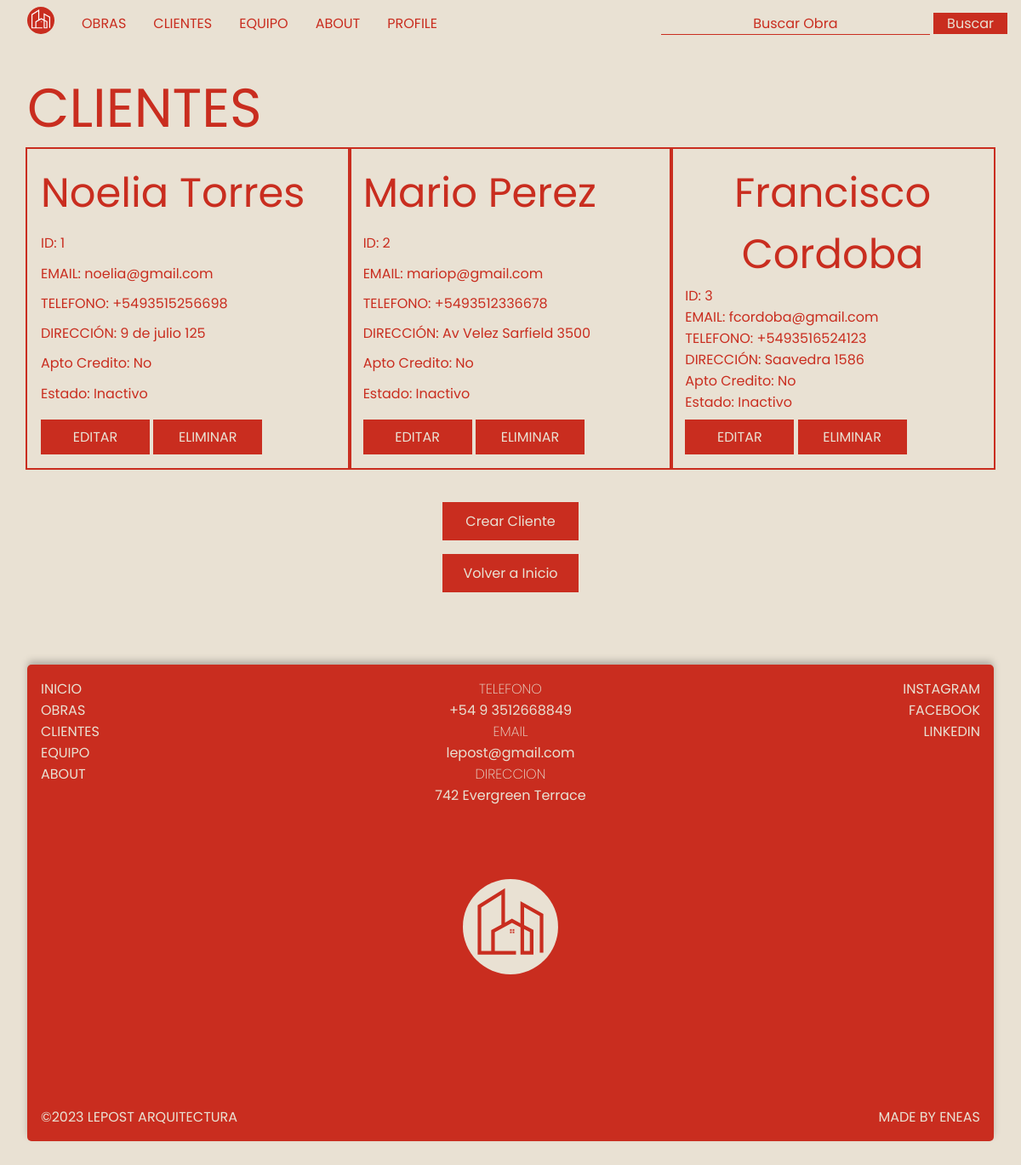
Page /clientes/list-clientes/ (signed in) on the committed database.
### clientes/models.py (models this page shows, shortened)
class Cliente(models.Model):
  name = models.CharField(max_length=100)
  last_name = models.CharField(max_length=100)
  email = models.CharField(max_length=100)
  phone = models.CharField(max_length=100)
  address = models.CharField(max_length=100)
  credit = models.BooleanField()
  active = models.BooleanField()

### clientes/views.py (the view)
# urls.py: path('list-clientes/', list_clientes),
@login_required #verificar que el usuario este logueado
def list_clientes(request):
  all_clientes = Cliente.objects.all()
  context = {
    'clientes': all_clientes
  }
  return render(request, 'clientes/list_clientes.html', context)

### templates/clientes/list_clientes.html (shortened to what this page needs)
{% extends "base.html" %}
{% block content %}
{% if  request.user.is_superuser %}
  <main id="clientes">
    <h1>CLIENTES</h1>
    <div class="clientesContainer">
      {%for el in clientes%}
        <div class="cliente">
          <h3>{{el.name}} {{el.last_name}}</h3>
          <p>ID: {{el.id}}</p>
          <p>EMAIL: {{el.email}}</p>
          <p>TELEFONO: {{el.phone}}</p>
          <p>DIRECCIÓN: {{el.address}}</p>
          <p>Apto Credito:
            {% if obra.credit == True %}
              Si
            {% else %}
              No
            {% endif %}
          </p>
          <p>Estado:
            {% if obra.state == True %}
              Activo
            {% else %}
              Inactivo
            {% endif %}
          </p>
          {%if request.user.is_superuser%}
            <div class="listBtnsContainer">
                <button class="editBtn">
                  <a href="/clientes/edit-cliente/{{el.id}}">EDITAR</a>
                </button>
                <button class="deleteBtn">
                  <a href="/clientes/delete-cliente/{{el.id}}">ELIMINAR</a>
                </button>
            </div>
          {%endif%}
        </div>
      {% endfor %}
    </div>
    <div class="mainLinks">
      {%if request.user.is_superuser%}
        <a href="/clientes/create-cliente">Crear Cliente</a>
      {%endif%}
      <a href="/">Volver a Inicio</a>
    </div>
  </main>
{% else %}
  <main class="noPermiso">
    <h1>NO TENES PERMISO PARA VER ESTA PAGINA</h1>
      <a href="/" class="homeBtn">Volver a Inicio</a>
  </main>
{% endif %}
{% endblock %}

### templates/base.html (shortened to what this page needs)
{% load static %}
<!DOCTYPE html>
<html lang="es">
<head>
  <link type="text/css" href="{% static 'css/styles.css'%}" rel="stylesheet"/>
</head>
<body>
  <header>
    <nav class="navbar">
      <div class="navbarLinks">
        <a href="/"><img src="{% static 'images/logo.svg' %}" alt="Logo"></a>
        <a href="/obras/list-obras/">OBRAS</a>
        {% if user.is_superuser %}
          <a href="/clientes/list-clientes/">CLIENTES</a>
        {% endif %}
        <a href="/equipo/list-equipo/">EQUIPO</a>
        <a href="/about/">ABOUT</a>
        {% if user.is_authenticated %}
          <a href="/accounts/profile/">PROFILE</a>
        {% else %}
          <a href="/accounts/login/">LOGIN</a>
          <a href="/accounts/signup/">SIGNUP</a>
        {% endif %}
      </div>
    </nav>
    <form action="/obras/list-obras/" method="get">
      <input type="text" name="search" placeholder="Buscar Obra">
      <button type="submit">Buscar</button>
    </form>
  </header>
  {% block content %}
  {% endblock %}
  <footer>
    <div class="footerLinks">
      <a href="/">INICIO</a>
      <a href="/obras/list-obras/">OBRAS</a>
      <a href="/clientes/list-clientes/">CLIENTES</a>
      <a href="/equipo/list-equipo/">EQUIPO</a>
      <a href="/about/">ABOUT</a>
    </div>
    <div class="footerContact">
      <h3>TELEFONO</h3>
      <p>+54 9 3512668849</p>
      <h3>EMAIL</h3>
      <p>lepost@gmail.com</p>
      <h3>DIRECCION</h3>
      <p>742 Evergreen Terrace</p>
    </div>
    <div class="footerSocials">
      <a href="https://www.facebook.com/">INSTAGRAM</a>
      <a href="https://www.instagram.com/">FACEBOOK</a>
      <a href="https://ar.linkedin.com/">LINKEDIN</a>
    </div>
    <img src="{% static 'images/logo2.svg' %}" alt="Logo" class="footerLogo">
    <div class="footerBottom">
      <p clas>©2023  LEPOST ARQUITECTURA</p>
      <a href="https://eneasbaroni.com.ar/" blank target="_blank">MADE BY ENEAS</a>
    </div>
  </footer>
</body>
</html>

### static/css/styles.css (style rules this page uses)
:root { --main-color: #161616; --main-color: #c92d1f; --second-color: #e9e1d3; --main-bg: #e9e1d3; }
* { font-family: 'Poppins', sans-serif; font-size: 16px; font-weight: 400; text-align: center; color: var(--main-color); margin: 0; padding: 0; box-sizing: border-box; }
html { background-color: var(--main-bg); margin: 0 1rem; }
main { min-height: calc(100vh - 66px - 4rem); }
.mainLinks { display: flex; flex-direction: column; justify-content: center; align-items: center; margin-top: 2rem; }
.mainLinks a { justify-self: center; align-self: center; min-width: 10rem; margin: 0.5rem; padding: 0.5rem 1rem; text-decoration: none; color: var(--main-bg); background-color: var(--main-color); border: 2px solid var(--main-color); transition: all 0.5s ease-out; }
.editBtn, .deleteBtn { background-color: var(--main-color); color: var(--second-color); border: none; padding: 0.5rem 1rem; cursor: pointer; width: 8rem; margin-top: 0.5rem; }
.editBtn a, .deleteBtn a { text-decoration: none; color: var(--second-color); }
header { display: flex; justify-content: space-between; align-items: center; margin-top: 0.5rem; }
header a { text-decoration: none; color: var(--main-color); margin-inline: 1rem; width: auto !important; display: inline-block !important; position: relative; }
header a:after { content: ''; position: absolute; width: 100%; transform: scaleX(0); height: 1px; bottom: 0; left: 0; background-color: var(--main-color); transform-origin: bottom right; transition: transform 0.5s ease-out; }
header .navbarLinks { display: flex; justify-content: space-between; align-items: center; }
header .navbarLinks img { width: 2rem; height: 2rem; object-fit: contain; }
header form input { background-color: transparent; border: none; border-bottom: 1px solid var(--main-color); }
header form input::placeholder { color: var(--main-color); }
header form button { background-color: var(--main-color); color: var(--second-color); border: none; padding: 0 1rem; cursor: pointer; }
#clientes h1 { font-size: 4rem; font-weight: 400; text-align: left; margin: 2rem 1rem 0; padding: 0; line-height: 6rem; }
.clientesContainer { display: grid; grid-template-columns: repeat(12, 1fr); margin: 0 1rem; }
.clientesContainer .cliente { grid-column: auto / span 4; grid-gap: 0; outline: 2px solid var(--main-color); display: flex; flex-direction: column; justify-content: space-between; align-items: flex-start; text-align: left; padding: 1rem; }
.clientesContainer .cliente h3 { font-size: 3rem; font-weight: 400; margin: 0; padding: 0; }
footer { width: calc(100vw - 4rem); min-height: 70vh; display: grid; grid-template-columns: repeat(12, 1fr); justify-content: space-between; align-items: space-between; text-align: center; margin: 2rem auto; background-color: var(--main-color); border-radius: 5px; padding: 1rem; box-shadow: 0px -5px 8px -1px rgba(0,0,0,0.25); }
footer * { color: var(--main-bg); }
footer .footerLogo { grid-column: auto / span 12; height: 7rem; object-fit: contain; margin: 1rem auto; }
footer a { text-decoration: none; cursor: pointer; }
.footerLinks, .footerContact, .footerSocials { grid-column: auto / span 4; display: flex; flex-direction: column; justify-content: flex-start; }
.footerContact h3 { font-weight: 200; }
.footerLinks { align-items: flex-start; text-align: left; }
.footerSocials { align-items: flex-end; text-align: right; }
.footerBottom { grid-column: auto / span 12; display: flex; flex-direction: row; justify-content: space-between; align-items: flex-end; }

### rows in the picture
Cliente: name "Noelia", last_name "Torres", id "1", email "noelia@gmail.com", phone "+5493515256698", address "9 de julio 125"
Cliente: name "Mario", last_name "Perez", id "2", email "mariop@gmail.com", phone "+5493512336678", address "Av Velez Sarfield 3500"
Cliente: name "Francisco", last_name "Cordoba", id "3", email "fcordoba@gmail.com", phone "+5493516524123", address "Saavedra 1586"
